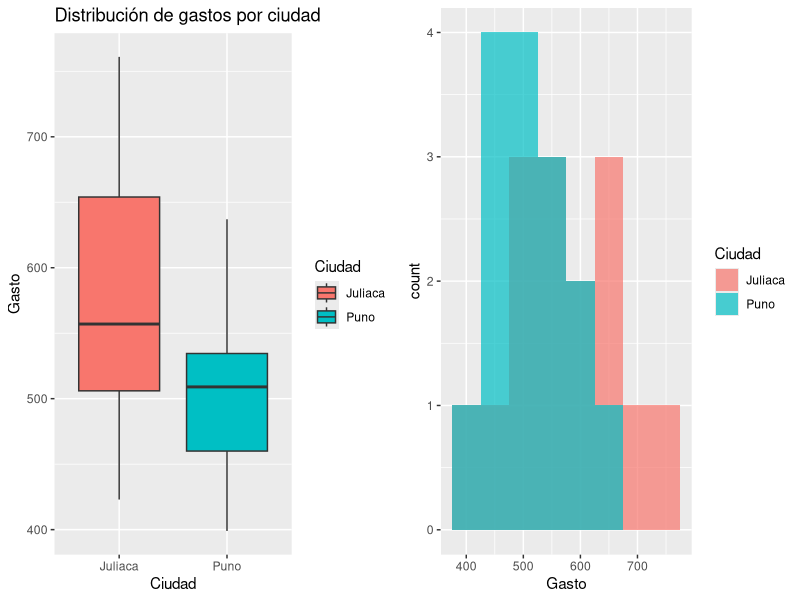

Write the R code that produced this figure.
# ------------------------------------------------------------------------------
# ANÁLISIS ESTADÍSTICO: GASTOS EN COMIDA (PUNO vs. JULIACA)
# ------------------------------------------------------------------------------

# --------------------------------------
# 1. INSTALAR PAQUETES (SI ES NECESARIO)
# --------------------------------------
if (!require("dplyr")) install.packages("dplyr", repos = "https://cloud.r-project.org")
if (!require("ggplot2")) install.packages("ggplot2", repos = "https://cloud.r-project.org")
if (!require("carData")) install.packages("carData", repos = "https://cloud.r-project.org") # Paquete crítico
if (!require("ggpubr")) install.packages("ggpubr", repos = "https://cloud.r-project.org")

# --------------------------------------
# 2. GENERAR DATOS (n = 15 POR GRUPO)
# --------------------------------------
set.seed(123)
puno <- round(rnorm(15, mean = 500, sd = 80), 0)    # Media: 500 soles (Puno)
juliaca <- round(rnorm(15, mean = 600, sd = 90), 0)  # Media: 600 soles (Juliaca)

datos <- data.frame(
  Ciudad = rep(c("Puno", "Juliaca"), each = 15),
  Gasto = c(puno, juliaca)
)

# --------------------------------------
# 3. ESTADÍSTICOS DESCRIPTIVOS
# --------------------------------------
library(dplyr)
estadisticos <- datos %>%
  group_by(Ciudad) %>%
  summarise(
    Promedio = mean(Gasto),
    Desviación = sd(Gasto),
    CV = (Desviación / Promedio) * 100,
    Mínimo = min(Gasto),
    Máximo = max(Gasto)
  )

# --------------------------------------
# 4. PRUEBA T DE STUDENT (HIPÓTESIS)
# --------------------------------------
cat("Hipótesis:\n")
cat("- H0: μ_puno = μ_juliaca (No hay diferencia)\n")
cat("- H1: μ_puno ≠ μ_juliaca (Existe diferencia)\n\n")

prueba_t <- t.test(Gasto ~ Ciudad, data = datos)

# --------------------------------------
# 5. GRÁFICOS (USANDO ggpubr)
# --------------------------------------
library(ggplot2)
library(ggpubr)

# Boxplot
boxplot <- ggplot(datos, aes(x = Ciudad, y = Gasto, fill = Ciudad)) +
  geom_boxplot() +
  labs(title = "Distribución de gastos por ciudad")

# Histograma
histograma <- ggplot(datos, aes(x = Gasto, fill = Ciudad)) +
  geom_histogram(binwidth = 50, alpha = 0.7, position = "identity")

# Combinar gráficos
graficos <- ggarrange(boxplot, histograma, ncol = 2)

# Guardar
ggsave("graficos.png", graficos, width = 12, height = 6)

# --------------------------------------
# 6. RESULTADOS
# --------------------------------------
cat("Estadísticos:\n")
print(estadisticos)
cat("\nPrueba t:\n")
print(prueba_t)

